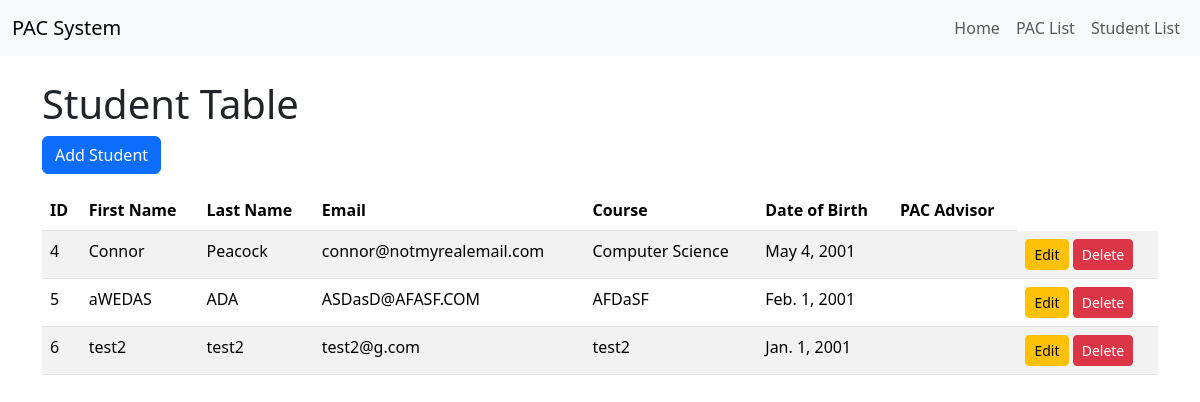
The app's page /student_list/, older data.
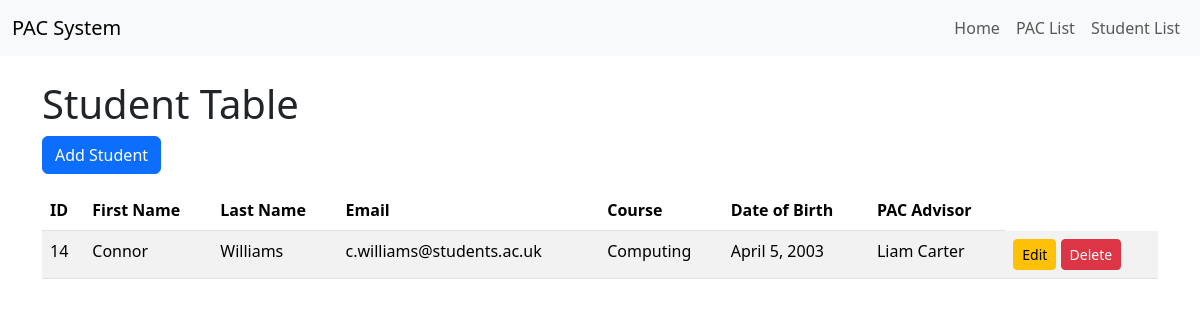
The same page, newer data.
### pacsystem/models.py (models this page shows, shortened)
class StudentTable(models.Model):
    StudentID = models.AutoField(primary_key=True)
    PacID = models.ForeignKey(PacTable, on_delete=models.SET_NULL, null=True, blank=True)
    FirstName = models.CharField(max_length=64, null=False)
    LastName = models.CharField(max_length=64, null=False)
    Email = models.EmailField(max_length=255, null=False)
    Course = models.CharField(max_length=64, null=False)
    DOB = models.DateField(null=False)

class PacTable(models.Model):
    PacID = models.AutoField(primary_key=True)
    FirstName = models.CharField(max_length=64, null=False)
    LastName = models.CharField(max_length=64, null=False)
    Email = models.EmailField(max_length=255, null=False)
    Department = models.CharField(max_length=64, null=False)

### pacsystem/views.py (the view)
# urls.py: path('student_list/', view=views.student_view, name='student_view'),
def student_view(request):
    students = StudentTable.objects.all()
    context = {'students': students}
    return render(request, 'studentpac/student.html', context)

### pacsystem/templates/studentpac/student.html (shortened to what this page needs)
{% extends 'studentpac/base.html' %}
{% block content %}
<h1>Student Table</h1>
<a href="{% url 'add_student' %}" class="btn btn-primary mb-3">Add Student</a>
<table class="table table-striped">
    <thead>
    <tr>
        <th>ID</th>
        <th>First Name</th>
        <th>Last Name</th>
        <th>Email</th>
        <th>Course</th>
        <th>Date of Birth</th>
        <th>PAC Advisor</th>
    </tr>
    </thead>
    <tbody>
    {% for student in students %}
    <tr>
        <td>{{ student.StudentID }}</td>
        <td>{{ student.FirstName }}</td>
        <td>{{ student.LastName }}</td>
        <td>{{ student.Email }}</td>
        <td>{{ student.Course }}</td>
        <td>{{ student.DOB }}</td>
        <td>{{ student.PacID.FirstName }} {{ student.PacID.LastName }}</td>
        <td>
            <a href="{% url 'edit_student' student.StudentID %}" class="btn btn-sm btn-warning">Edit</a>
            <a href="{% url 'delete_student' student.StudentID %}" class="btn btn-sm btn-danger">Delete</a>
        </td>
    </tr>
    {% endfor %}
    </tbody>
</table>
{% endblock %}

### pacsystem/templates/studentpac/base.html (shortened to what this page needs)
<!DOCTYPE html>
<html lang="en">
<head>
    <link href="https://cdn.jsdelivr.net/npm/bootstrap@5.3.8/dist/css/bootstrap.min.css" rel="stylesheet">
</head>
<body>
    <nav class="navbar navbar-expand-lg navbar-light bg-light">
        <div class="container-fluid">
            <a class="navbar-brand" href="{% url 'home' %}">PAC System</a>
            <div class="navbar-nav">
                <a class="nav-link" href="{% url 'home' %}">Home</a>
                <a class="nav-link" href="{% url 'pac_view' %}">PAC List</a>
                <a class="nav-link" href="{% url 'student_view' %}">Student List</a>
            </div>
        </div>
    </nav>
    <div class="container py-4">
        {% block content %}{% endblock %}
    </div>
</body>
</html>

Row changes from the older to the newer data that the page shows:
removed StudentTable: StudentID "4", FirstName "Connor", LastName "Peacock", Email "connor@notmyrealemail.com", Course "Computer Science", DOB "May 4, 2001"
removed StudentTable: StudentID "5", FirstName "aWEDAS", LastName "ADA", Email "ASDasD@AFASF.COM", Course "AFDaSF", DOB "Feb. 1, 2001"
removed StudentTable: StudentID "6", FirstName "test2", LastName "test2", Email "test2@g.com", Course "test2", DOB "Jan. 1, 2001"
added StudentTable: StudentID "14", FirstName "Connor", LastName "Williams", Email "c.williams@students.ac.uk", Course "Computing", DOB "April 5, 2003", PacID.FirstName "Liam", PacID.LastName "Carter"
